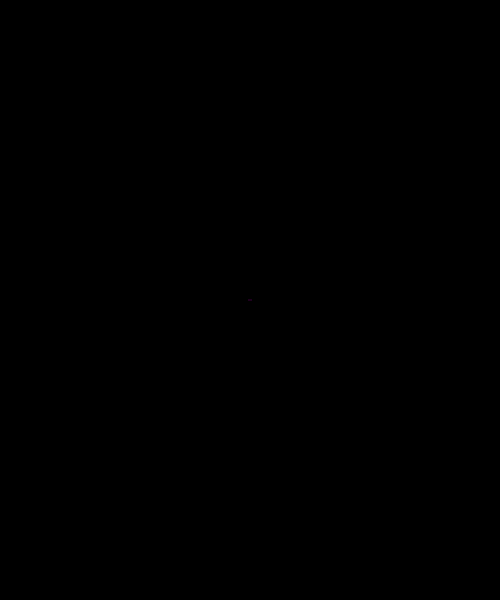
Frame 1 (no input)
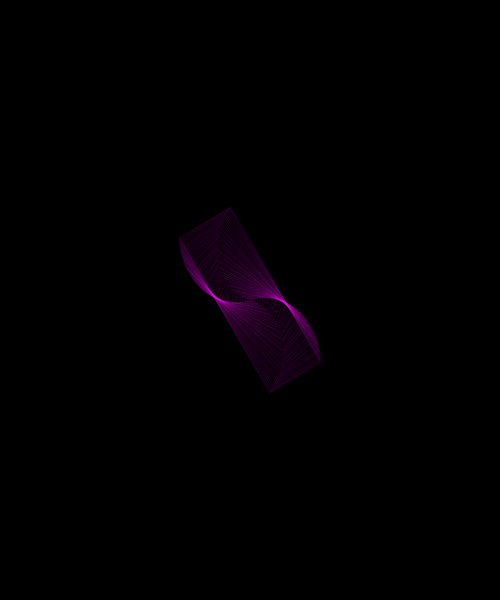
Frame 60 (the mouse pressed at the canvas centre just before this capture)
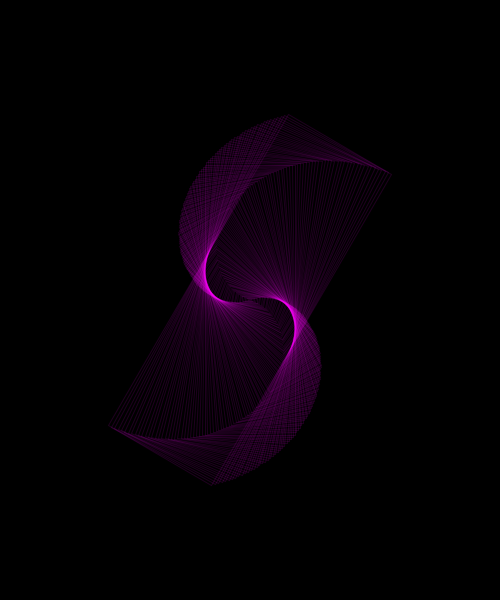
Frame 120 (the mouse held since frame 60 and released just before this capture)

The Processing sketch that drew these frames (run headless with seeded random() and noise(); from frame 60 on, the mouse is pressed at the canvas centre):

// Processing sketch: P01_12_transformation
// ── P01_12_transformation.pde
void setup() {
  size(500, 600);
  background(0);
  noFill();
  rectMode(CENTER);
}


void draw() {
  //background(0);
  pushMatrix();
  translate(width/2,height/2);
  rotate( radians(frameCount) );
  stroke(255,0,255,30);
  rect(0,0,frameCount*3,frameCount*1);
  popMatrix();
  
  /*
  translate(width/2,height/2);
  //rotate(PI);
  scale(2.0);
  stroke(255,0,0);
  rect(0,0,200,100);
  
  translate(10,20);
  //rotate(PI);
  scale(1.0);
  stroke(255,255,0);
  rect(0,0,200,100);
  */
}
